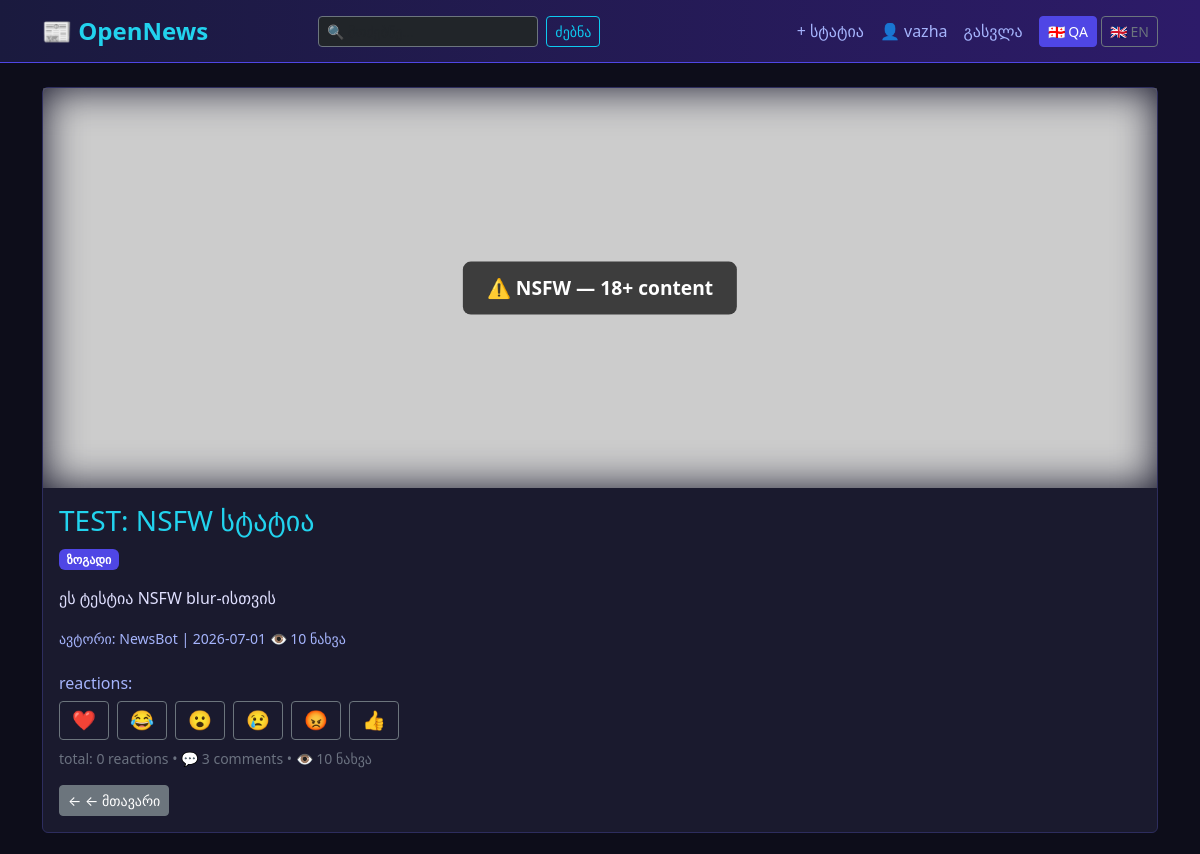
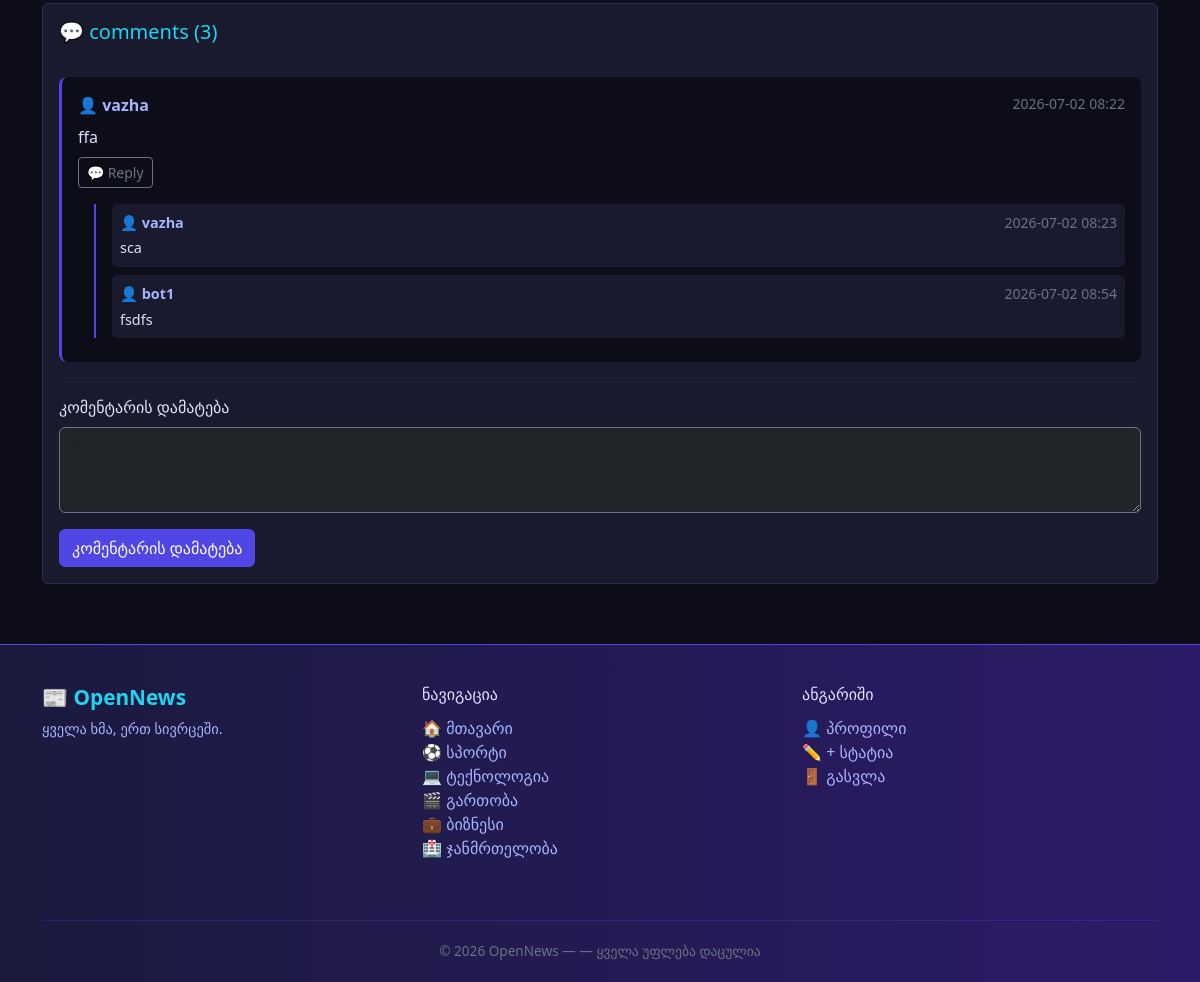
/post/61 (signed in), run on the app's committed database (2 pictures, top to bottom).
### models.py (models this page shows, shortened)
class User(db.Model, UserMixin):
    id = db.Column(db.Integer, primary_key=True)
    username = db.Column(db.String(80), unique=True, nullable=False)
    email = db.Column(db.String(120), unique=True, nullable=False)
    password_hash = db.Column(db.String(200), nullable=False)
    avatar = db.Column(db.String(200), nullable=True)
    created_at = db.Column(db.DateTime, default=datetime.utcnow)
    birth_date = db.Column(db.Date, nullable=True)
    role = db.Column(db.String(20), default="user")
    @property
    def is_adult(self):
        if not self.birth_date:
            return False
        today = date.today()
        age = today.year - self.birth_date.year - (
            (today.month, today.day) < (self.birth_date.month, self.birth_date.day)
        )
        return age >= 18
    posts = db.relationship('Post', backref='author', lazy=True)

class Post(db.Model):
    id = db.Column(db.Integer, primary_key=True)
    title = db.Column(db.String(200), nullable=False)
    content = db.Column(db.Text, nullable=False)
    category = db.Column(db.String(50), nullable=False, default='ზოგადი')
    image_url = db.Column(db.String(500), nullable=True)
    image_filename = db.Column(db.String(200), nullable=True)
    youtube_url = db.Column(db.String(200), nullable=True)
    created_at = db.Column(db.DateTime, default=datetime.utcnow)
    author_id = db.Column(db.Integer, db.ForeignKey('user.id'), nullable=False)
    is_nsfw = db.Column(db.Boolean, default=False)
    views = db.Column(db.Integer, default=0)
    comments = db.relationship('Comment', backref='post', lazy=True, cascade='all, delete-orphan')
    likes = db.relationship('Like', backref='post', lazy=True, cascade='all, delete-orphan')

class Comment(db.Model):
    id = db.Column(db.Integer, primary_key=True)
    content = db.Column(db.Text, nullable=False)
    created_at = db.Column(db.DateTime, default=datetime.utcnow)
    author_id = db.Column(db.Integer, db.ForeignKey('user.id'), nullable=False)
    post_id = db.Column(db.Integer, db.ForeignKey('post.id'), nullable=False)
    parent_id = db.Column(db.Integer, db.ForeignKey('comment.id'), nullable=True)
    author = db.relationship('User', backref='comments')
    replies = db.relationship('Comment', backref=db.backref('parent', remote_side=[id]), lazy=True)

### routes.py (the view)
@app.route('/post/<int:id>')
def post_detail(id):
    post = Post.query.get_or_404(id)
    post.views += 1
    db.session.commit()
    return render_template('post_detail.html', post=post)

### app.py (called while the page is built)
@login_manager.user_loader
def load_user(user_id):
    return db.session.get(User, int(user_id))

### translations.py (called while the page is built)
def t(key):
    from flask import session
    lang = session.get('lang', 'ka')
    return translations.get(lang, {}).get(key, key)

def tc(category):
    from flask import session
    lang = session.get('lang', 'ka')
    return category_translations.get(category, {}).get(lang, category)

### templates/post_detail.html (shortened to what this page needs)
{% extends 'base.html' %}
{% block content %}
<div class="card mb-3">
    {% if post.image_filename or post.image_url %}
        {% set img_src = url_for('static', filename='uploads/' + post.image_filename) if post.image_filename else post.image_url %}
        {% if post.is_nsfw %}
            {% if current_user.is_authenticated and current_user.is_adult %}
                <div style="position: relative; overflow: hidden; cursor: pointer;"
                     onclick="
                         document.getElementById('nsfw-img').style.filter = 'none';
                         document.getElementById('nsfw-text').style.display = 'none';
                     ">
                    <img id="nsfw-img" src="{{ img_src }}" class="card-img-top"
                         style="max-height: 400px; object-fit: cover; filter: blur(20px);">
                    <div id="nsfw-text"
                         style="position: absolute; top: 50%; left: 50%;
                                transform: translate(-50%, -50%);
                                background: rgba(0,0,0,0.7); padding: 12px 24px;
                                border-radius: 8px; color: white; font-weight: bold;
                                font-size: 1.2rem; white-space: nowrap;">
                        ⚠️ NSFW — 18+ {{ t("content") }}
                    </div>
                </div>
            {% endif %}
        {% else %}
            <img src="{{ img_src }}" class="card-img-top" style="max-height: 400px; object-fit: cover;">
        {% endif %}
    {% endif %}
    <div class="card-body">
        <h3 class="card-title" style="color: #22d3ee;">{{ t(post.title) }}</h3>
        <span class="badge mb-3" style="background-color: #4f46e5;">{{ tc(post.category) }}</span>
        <p class="card-text">{{ t(post.content) }}</p>
        <small style="color: #a5b4fc;">
            {{ t("author") }}: {{ post.author.username }} |
            {{ post.created_at.strftime('%Y-%m-%d') }}
            👁️ {{ post.views }} {{ t("views") }}
        </small>
        <div class="mt-4">
            <h6 style="color: #a5b4fc;">{{ t("reactions") }}:</h6>
            {% set reactions = ['❤️', '😂', '😮', '😢', '😡', '👍'] %}
            {% set user_reaction = namespace(value='') %}
            {% if current_user.is_authenticated %}
                {% for like in post.likes %}
                    {% if like.user_id == current_user.id %}
                        {% set user_reaction.value = like.reaction %}
                    {% endif %}
                {% endfor %}
            {% endif %}
            <div class="d-flex flex-wrap gap-2">
                {% for emoji in reactions %}
                    {% set count = post.likes | selectattr('reaction', 'equalto', emoji) | list | length %}
                    {% if current_user.is_authenticated %}
                        <form action="{{ url_for('like_post', id=post.id) }}" method="POST" style="display: inline;">
                            <button type="submit"
                                    class="btn btn-sm {% if user_reaction.value == emoji %}btn-primary{% else %}btn-outline-secondary{% endif %}"
                                    style="font-size: 1.2rem; padding: 4px 12px;">
                                {{ emoji }}{% if count > 0 %} <span style="font-size: 0.8rem;">{{ count }}</span>{% endif %}
                            </button>
                        </form>
                    {% else %}
                        <a href="{{ url_for('login') }}" class="btn btn-sm btn-outline-secondary"
                           style="font-size: 1.2rem; padding: 4px 12px;">
                            {{ emoji }}{% if count > 0 %} <span style="font-size: 0.8rem;">{{ count }}</span>{% endif %}
                        </a>
                    {% endif %}
                {% endfor %}
            </div>
            <small class="mt-2 d-block" style="color: #6b7280;">
                {{ t("total") }}: {{ post.likes|length }} {{ t("reactions") }} • 💬 {{ post.comments|length }} {{ t("comments") }} • 👁️ {{ post.views }} {{ t("views") }}
            </small>
        </div>
        <div class="mt-3">
            <a href="{{ url_for('index') }}" class="btn btn-sm btn-secondary">← {{ t("back_home") }}</a>
        </div>
    </div>
</div>
<div class="card mt-4">
    <div class="card-body">
        <h5 style="color: #22d3ee;">💬 {{ t("comments") }} ({{ post.comments|length }})</h5>
        <hr style="border-color: #2d2d5e;">
        {% if post.comments %}
            {% for comment in post.comments %}
                {% if not comment.parent_id %}
                <div class="mb-3 p-3" style="background: #0d0d1a; border-radius: 8px; border-left: 3px solid #4f46e5;">
                    <div class="d-flex justify-content-between">
                        <strong style="color: #a5b4fc;">👤 {{ comment.author.username }}</strong>
                        <small style="color: #6b7280;">{{ comment.created_at.strftime('%Y-%m-%d %H:%M') }}</small>
                    </div>
                    <p class="mt-2 mb-2">{{ comment.content }}</p>
                    {% if current_user.is_authenticated %}
                    <button class="btn btn-sm btn-outline-secondary"
                            onclick="document.getElementById('reply-form-{{ comment.id }}').style.display='block'">
                        💬 Reply
                    </button>
                    {% endif %}
                    {% if comment.replies %}
                    <div class="mt-3" style="border-left: 2px solid #4f46e5; padding-left: 16px; margin-left: 16px;">
                        {% for reply in comment.replies %}
                        <div class="mb-2 p-2" style="background: #1a1a2e; border-radius: 6px;">
                            <div class="d-flex justify-content-between">
                                <strong style="color: #a5b4fc; font-size: 0.9rem;">👤 {{ reply.author.username }}</strong>
                                <small style="color: #6b7280;">{{ reply.created_at.strftime('%Y-%m-%d %H:%M') }}</small>
                            </div>
                            <p class="mt-1 mb-0" style="font-size: 0.9rem;">{{ reply.content }}</p>
                        </div>
                        {% endfor %}
                    </div>
                    {% endif %}
                </div>
                {% endif %}
            {% endfor %}
        {% else %}
            <p style="color: #6b7280;">{{ t("no_comments") }}</p>
        {% endif %}
        {% if current_user.is_authenticated %}
            <hr style="border-color: #2d2d5e;">
            <form action="{{ url_for('add_comment', id=post.id) }}" method="POST">
                <div class="mb-3">
                    <label class="form-label">{{ t("add_comment") }}</label>
                    <textarea name="content" rows="3"
                              class="form-control bg-dark text-light border-secondary"
                              placeholder="{{ t("write_comment") }}" required></textarea>
                </div>
                <button type="submit" class="btn btn-primary">{{ t("add_comment") }}</button>
            </form>
        {% else %}
            <p style="color: #a5b4fc;">
                {{ t("no_account_comment") }}
                <a href="{{ url_for('login') }}" style="color: #22d3ee;">{{ t("login") }}</a>
            </p>
        {% endif %}
    </div>
</div>
{% endblock %}

### templates/navbar.html (shortened to what this page needs)
<nav class="navbar navbar-expand-lg mb-4">
    <div class="container">
        <a class="navbar-brand" href="{{ url_for('index') }}">📰 {{ t('site_name') }}</a>
        <div class="collapse navbar-collapse" id="navbarContent">
            <form action="{{ url_for('search') }}" method="GET" class="d-flex mx-auto my-2 my-lg-0">
                <input type="text" name="q"
                       placeholder="{{ t('search_placeholder') }}"
                       class="form-control form-control-sm bg-dark text-light border-secondary"
                       style="width: 220px;">
                <button type="submit" class="btn btn-sm btn-outline-info ms-2">{{ t('search') }}</button>
            </form>
            <div class="navbar-nav ms-auto align-items-lg-center">
                {% if current_user.is_authenticated %}
                    <a class="nav-link" href="{{ url_for('add_post') }}">{{ t('add_post') }}</a>
                    <a class="nav-link" href="{{ url_for('profile') }}">👤 {{ current_user.username }}</a>
                    <a class="nav-link" href="{{ url_for('logout') }}">{{ t('logout') }}</a>
                {% else %}
                    <a class="nav-link" href="{{ url_for('login') }}">{{ t('login') }}</a>
                    <a class="nav-link" href="{{ url_for('register') }}">{{ t('register') }}</a>
                {% endif %}
                <div class="d-flex gap-1 ms-lg-2">
                    <a href="{{ url_for('set_language', lang='ka') }}"
                       class="btn btn-sm {% if session.get('lang', 'ka') == 'ka' %}btn-primary{% else %}btn-outline-secondary{% endif %}">
                        🇬🇪 QA
                    </a>
                    <a href="{{ url_for('set_language', lang='en') }}"
                       class="btn btn-sm {% if session.get('lang') == 'en' %}btn-primary{% else %}btn-outline-secondary{% endif %}">
                        🇬🇧 EN
                    </a>
                </div>
            </div>
        </div>
    </div>
</nav>

### templates/base.html (style rules this page uses)
body { background-color: #0d0d1a; color: #e0e0ff; }
.navbar { background: linear-gradient(90deg, #1a1a3e, #2d1b69); border-bottom: 1px solid #4f46e5; }
.navbar-brand { color: #22d3ee !important; font-weight: bold; font-size: 1.5rem; }
.nav-link { color: #a5b4fc !important; }
.btn-primary { background-color: #4f46e5; border-color: #4f46e5; }
.card { background-color: #1a1a2e; border: 1px solid #2d2d5e; color: #e0e0ff; }
.card { background-color: #1a1a2e; border: 1px solid #2d2d5e; color: #e0e0ff; transition: transform 0.2s ease, box-shadow 0.2s ease; }

### data on the page
User: username "vazha"
Post: title "TEST: NSFW სტატია", category "ზოგადი", content "ეს ტესტია NSFW blur-ისთვის", created_at "2026-07-01", views "10"
User: author.username "NewsBot"
Comment: author.username "vazha", created_at "2026-07-02 08:22", content "ffa"
Comment: author.username "vazha", created_at "2026-07-02 08:23", content "sca"
Comment: author.username "bot1", created_at "2026-07-02 08:54", content "fsdfs"

### other printed values
{{ t('site_name') }} "OpenNews"
{{ t('search') }} "ძებნა"
{{ t('add_post') }} "+ სტატია"
{{ t('logout') }} "გასვლა"
{{ t("content") }} "content"
{{ t("author") }} "ავტორი"
{{ t("views") }} "ნახვა"
{{ t("reactions") }} "reactions"
{{ emoji }} "❤️" "😂" "😮" "😢" "😡" "👍"
{{ t("total") }} "total"
{{ post.likes|length }} "0"
{{ post.comments|length }} "3"
{{ t("comments") }} "comments"
{{ t("back_home") }} "← მთავარი"
{{ t("add_comment") }} "კომენტარის დამატება"
